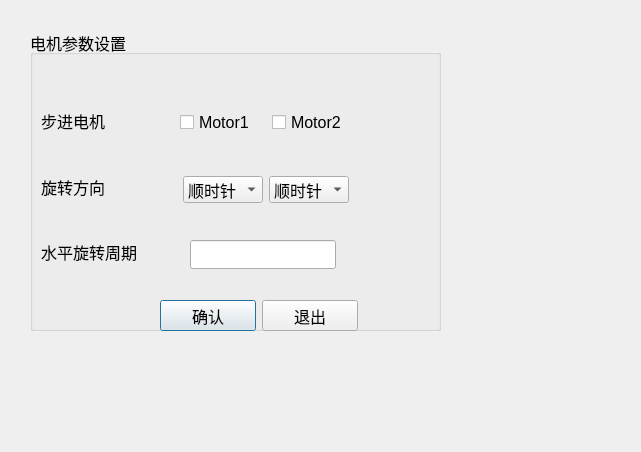
<?xml version="1.0" encoding="UTF-8"?>
<ui version="4.0">
 <class>SetMotorPar</class>
 <widget class="QDialog" name="SetMotorPar">
  <property name="geometry">
   <rect>
    <x>0</x>
    <y>0</y>
    <width>641</width>
    <height>452</height>
   </rect>
  </property>
  <property name="windowTitle">
   <string>步进电机设置</string>
  </property>
  <widget class="QGroupBox" name="groupBox">
   <property name="geometry">
    <rect>
     <x>30</x>
     <y>30</y>
     <width>411</width>
     <height>301</height>
    </rect>
   </property>
   <property name="font">
    <font>
     <pointsize>12</pointsize>
    </font>
   </property>
   <property name="title">
    <string>电机参数设置</string>
   </property>
   <widget class="QLineEdit" name="lE_Horizon_Set">
    <property name="geometry">
     <rect>
      <x>160</x>
      <y>210</y>
      <width>146</width>
      <height>29</height>
     </rect>
    </property>
   </widget>
   <widget class="QWidget" name="layoutWidget">
    <property name="geometry">
     <rect>
      <x>11</x>
      <y>61</y>
      <width>98</width>
      <height>191</height>
     </rect>
    </property>
    <layout class="QVBoxLayout" name="verticalLayout">
     <item>
      <widget class="QLabel" name="label_3">
       <property name="text">
        <string>步进电机</string>
       </property>
      </widget>
     </item>
     <item>
      <widget class="QLabel" name="label_2">
       <property name="text">
        <string>旋转方向</string>
       </property>
      </widget>
     </item>
     <item>
      <widget class="QLabel" name="label">
       <property name="font">
        <font>
         <pointsize>12</pointsize>
        </font>
       </property>
       <property name="text">
        <string>水平旋转周期</string>
       </property>
      </widget>
     </item>
    </layout>
   </widget>
   <widget class="QWidget" name="layoutWidget">
    <property name="geometry">
     <rect>
      <x>150</x>
      <y>80</y>
      <width>178</width>
      <height>26</height>
     </rect>
    </property>
    <layout class="QHBoxLayout" name="horizontalLayout">
     <item>
      <widget class="QCheckBox" name="cB_Mo_1">
       <property name="text">
        <string>Motor1</string>
       </property>
      </widget>
     </item>
     <item>
      <widget class="QCheckBox" name="cB_Mo_2">
       <property name="text">
        <string>Motor2</string>
       </property>
      </widget>
     </item>
    </layout>
   </widget>
   <widget class="QWidget" name="layoutWidget">
    <property name="geometry">
     <rect>
      <x>153</x>
      <y>144</y>
      <width>166</width>
      <height>31</height>
     </rect>
    </property>
    <layout class="QHBoxLayout" name="horizontalLayout_2">
     <item>
      <widget class="QComboBox" name="Dir_1">
       <item>
        <property name="text">
         <string>顺时针</string>
        </property>
       </item>
       <item>
        <property name="text">
         <string>逆时针</string>
        </property>
       </item>
      </widget>
     </item>
     <item>
      <widget class="QComboBox" name="Dir_2">
       <item>
        <property name="text">
         <string>顺时针</string>
        </property>
       </item>
       <item>
        <property name="text">
         <string>逆时针</string>
        </property>
       </item>
      </widget>
     </item>
    </layout>
   </widget>
   <widget class="QWidget" name="layoutWidget">
    <property name="geometry">
     <rect>
      <x>130</x>
      <y>270</y>
      <width>198</width>
      <height>31</height>
     </rect>
    </property>
    <layout class="QHBoxLayout" name="horizontalLayout_3">
     <item>
      <widget class="QPushButton" name="pB_Confirm">
       <property name="text">
        <string>确认</string>
       </property>
      </widget>
     </item>
     <item>
      <widget class="QPushButton" name="pB_Exit">
       <property name="text">
        <string>退出</string>
       </property>
      </widget>
     </item>
    </layout>
   </widget>
  </widget>
 </widget>
 <resources/>
 <connections/>
</ui>
